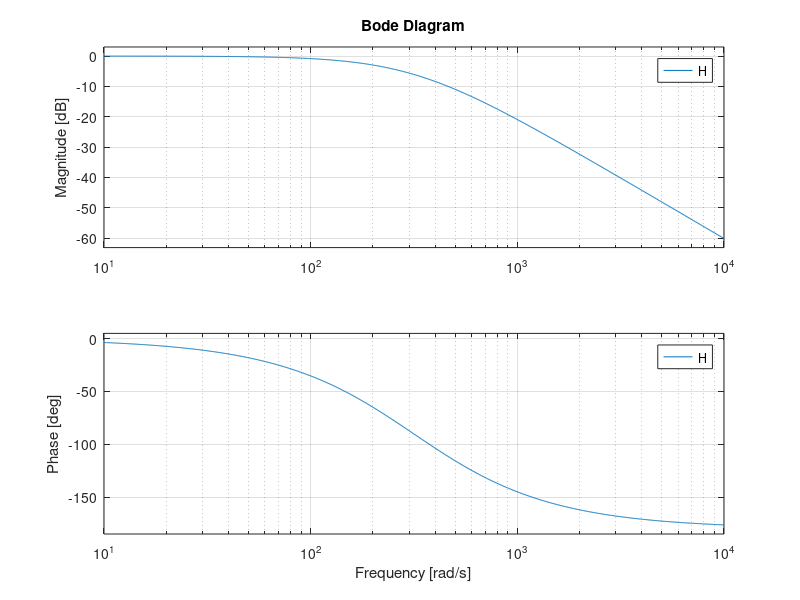

Recreate this plot in MATLAB.
% G(s)
s = tf('s');
H = 1 / (1 + 0.00318*s);

H = H * (1 / (1 + 0.00318*s));     %% increase order of filter
bode(H);

% get G(z) via tustin
Ts = 0.0001;                       %% Sample period
Gz = c2d(H,Ts,'tustin');